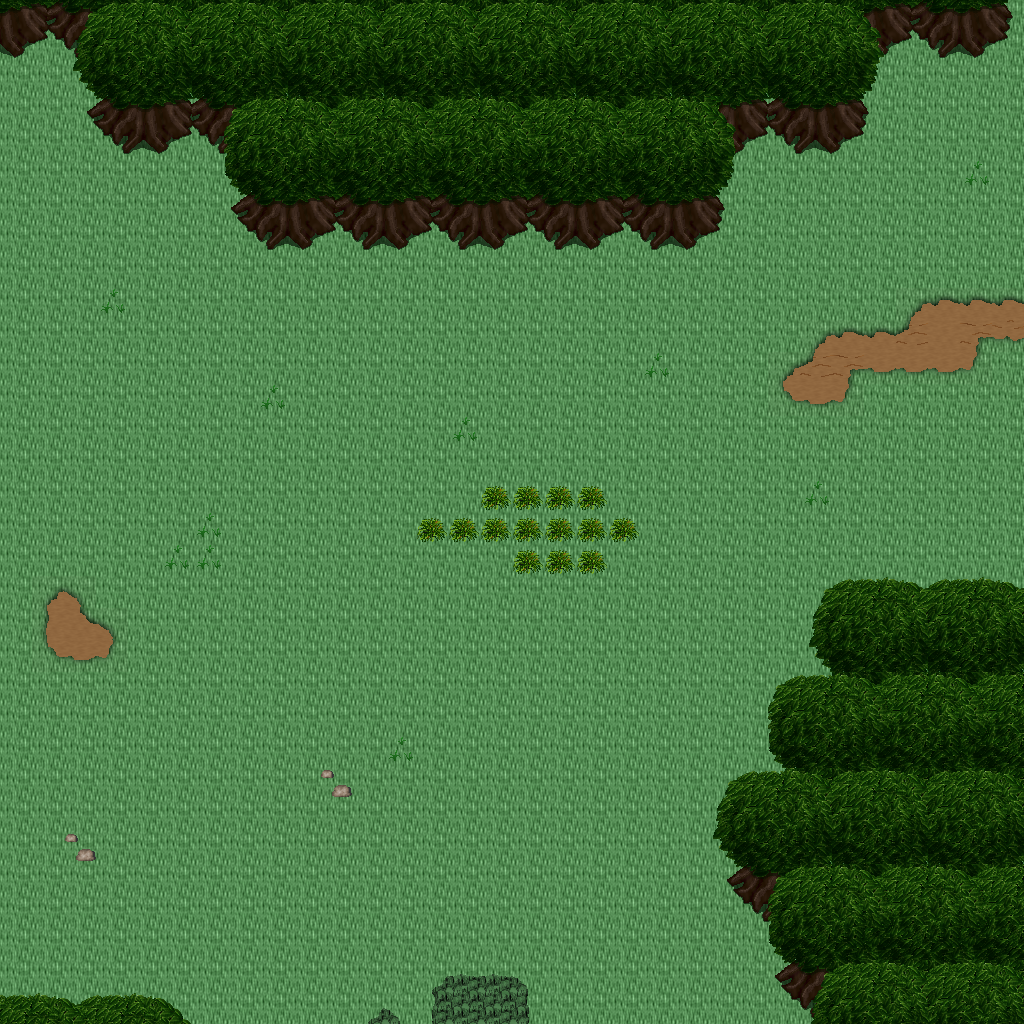

A level layout from a 2D game, rendered from its tile map. Below: a short description, then the map file with tile-grid data replaced by summaries:
An orthogonal 32x32 tile map with 32x32 px tiles, 5 tile layers (Ground, Objects, Objects2, Above, ...), 1 hidden layer not drawn, 23 tilesets.

<map version="1.10" tiledversion="1.11.0" orientation="orthogonal" renderorder="right-down" width="32" height="32" tilewidth="32" tileheight="32" infinite="0" nextlayerid="11" nextobjectid="1">
 <tileset firstgid="1" name="ground_ground" tilewidth="32" tileheight="32" tilecount="33" columns="3">
  <image source="../drawable/ground_ground.png" width="96" height="352" />
 </tileset>
 <tileset firstgid="34" name="ground_rock_pebbles" tilewidth="32" tileheight="32" tilecount="3" columns="1">
  <image source="../drawable/ground_rock_pebbles.png" width="32" height="96" />
 </tileset>
 <tileset firstgid="37" name="ground_grass_edges" tilewidth="32" tileheight="32" tilecount="36" columns="12">
  <image source="../drawable/ground_grass_edges.png" width="384" height="96" />
 </tileset>
 <tileset firstgid="73" name="ground_grass_corners" tilewidth="32" tileheight="32" tilecount="24" columns="6">
  <image source="../drawable/ground_grass_corners.png" width="192" height="128" />
 </tileset>
 <tileset firstgid="97" name="plant_tree_tree_darkgreen" tilewidth="32" tileheight="32" tilecount="88" columns="8">
  <image source="../drawable/plant_tree_tree_darkgreen.png" width="256" height="352" />
 </tileset>
 <tileset firstgid="185" name="plant_grasses" tilewidth="32" tileheight="32" tilecount="6" columns="3">
  <image source="../drawable/plant_grasses.png" width="96" height="64" />
 </tileset>
 <tileset firstgid="191" name="plant_bush_bushes" tilewidth="32" tileheight="32" tilecount="10" columns="5">
  <image source="../drawable/plant_bush_bushes.png" width="160" height="64" />
 </tileset>
 <tileset firstgid="201" name="plant_tree_tree_green" tilewidth="32" tileheight="32" tilecount="88" columns="8">
  <image source="../drawable/plant_tree_tree_green.png" width="256" height="352" />
 </tileset>
 <tileset firstgid="289" name="plant_flower_daisy_white" tilewidth="32" tileheight="32" tilecount="8" columns="2">
  <image source="../drawable/plant_flower_daisy_white.png" width="64" height="128" />
 </tileset>
 <tileset firstgid="297" name="object_well" tilewidth="32" tileheight="32" tilecount="4" columns="2">
  <image source="../drawable/object_well.png" width="64" height="64" />
 </tileset>
 <tileset firstgid="301" name="item_corpse_huge_animal" tilewidth="32" tileheight="32" tilecount="16" columns="2">
  <image source="../drawable/item_corpse_huge_animal.png" width="64" height="256" />
 </tileset>
 <tileset firstgid="317" name="item_corpse_skull_pale" tilewidth="32" tileheight="32" tilecount="2" columns="2">
  <image source="../drawable/item_corpse_skull_pale.png" width="64" height="32" />
 </tileset>
 <tileset firstgid="319" name="item_statue_grey_stone" tilewidth="32" tileheight="32" tilecount="4" columns="2">
  <image source="../drawable/item_statue_grey_stone.png" width="64" height="64" />
 </tileset>
 <tileset firstgid="323" name="logic_creature_animal" tilewidth="32" tileheight="32" tilecount="32" columns="8">
  <image source="../drawable/logic_creature_animal.png" width="256" height="128" />
 </tileset>
 <tileset firstgid="355" name="logic_item_resources" tilewidth="32" tileheight="32" tilecount="6" columns="6">
  <image source="../drawable/logic_item_resources.png" width="192" height="32" />
 </tileset>
 <tileset firstgid="361" name="logic_creature_rodent" tilewidth="32" tileheight="32" tilecount="8" columns="8">
  <image source="../drawable/logic_creature_rodent.png" width="256" height="32" />
 </tileset>
 <tileset firstgid="369" name="logic_item_sheepfood" tilewidth="32" tileheight="32" tilecount="1" columns="1">
  <image source="../drawable/logic_item_sheepfood.png" width="32" height="32" />
 </tileset>
 <tileset firstgid="370" name="logic_item_sign" tilewidth="32" tileheight="32" tilecount="1" columns="1">
  <image source="../drawable/logic_item_sign.png" width="32" height="32" />
 </tileset>
 <tileset firstgid="371" name="logic_item_mushroom" tilewidth="32" tileheight="32" tilecount="6" columns="6">
  <image source="../drawable/logic_item_mushroom.png" width="192" height="32" />
 </tileset>
 <tileset firstgid="377" name="logic_collision" tilewidth="32" tileheight="32" tilecount="1" columns="1">
  <image source="../drawable/logic_collision.png" width="32" height="32" />
 </tileset>
 <tileset firstgid="378" name="logic_protection" tilewidth="32" tileheight="32" tilecount="2" columns="2">
  <image source="../drawable/logic_protection.png" width="64" height="32" />
 </tileset>
 <tileset firstgid="380" name="ground_grass_2" tilewidth="32" tileheight="32" tilecount="21" columns="3">
  <image source="../drawable/ground_grass_2.png" width="96" height="224" />
 </tileset>
 <tileset firstgid="401" name="ground_green_paving" tilewidth="32" tileheight="32" tilecount="18" columns="3">
  <image source="../drawable/ground_green_paving.png" width="96" height="192" />
 </tileset>
 <layer id="1" name="Ground" width="32" height="32">
  <data>[1024 cells, 1024 non-empty, 2 distinct tile ids]</data>
 </layer>
 <layer id="2" name="Objects" width="32" height="32">
  <data>[1024 cells, 36 non-empty, 17 distinct tile ids]</data>
 </layer>
 <layer id="3" name="Objects2" width="32" height="32">
  <data>[1024 cells, 110 non-empty, 27 distinct tile ids]</data>
 </layer>
 <layer id="4" name="Above" width="32" height="32">
  <data>[1024 cells, 245 non-empty, 36 distinct tile ids]</data>
 </layer>
 <layer id="5" name="Above2" width="32" height="32">
  <data>[1024 cells, 3 non-empty, 2 distinct tile ids]</data>
 </layer>
 <layer id="6" name="Walkable" width="32" height="32" visible="0">
  <data>[1024 cells, 294 non-empty, 1 distinct tile ids]</data>
 </layer>
 <objectgroup id="7" name="Mapevents" />
 <objectgroup id="8" name="Spawn" />
 <objectgroup id="9" name="Keys" />
 <objectgroup id="10" name="Replace" />
</map>
